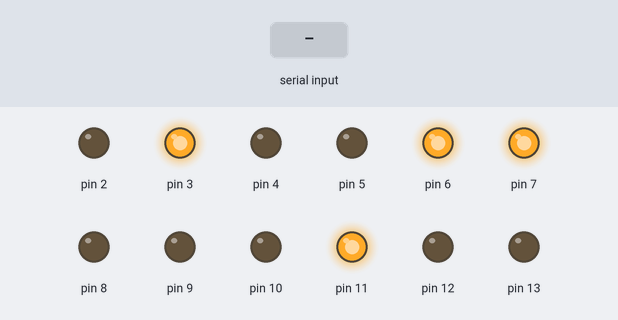
Recording of a sketch running on a simulated Arduino Uno, built with avr-gcc and run on an emulated ATmega328P. On the bench: output pins drawn as LEDs (lit = HIGH). Inputs (shaded band) come from the test bench. What the sketch prints to the serial monitor is not drawn.

Above: at 1.4 s.
At 7.5 s:
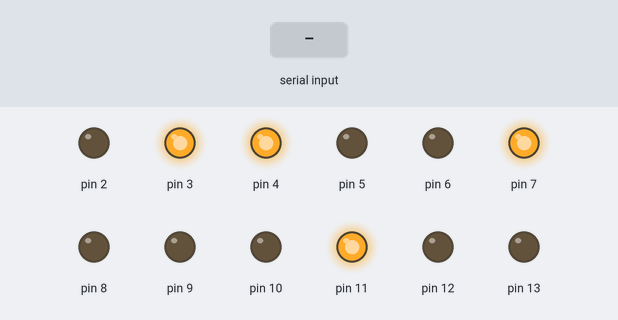
At 12.0 s:
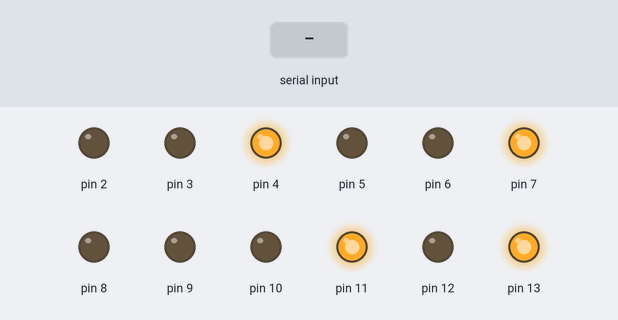
12.1 s: "1" received over Serial
13.6 s: byte 255 (0xff) received over Serial
Timing chart, 0 to 16.6 s (numbered marks = the images above; inputs shaded):
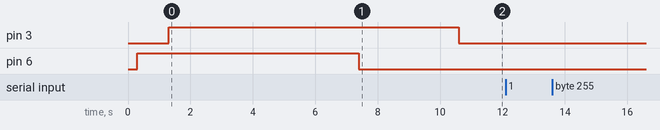

The sketch:

Robot_new.ino
```cpp
#include "Robot.h"

//Claw rightClaw(12, 11, 9, 13, 6, 7);
//Claw leftClaw(3, 10, 4, 5, 8, 2);

/**
Digital:
2->4
3->5
4->8
5->9
6->3
7->13
8->6
9->10
10->7
11->11
12->12
13->2
Analog:
0->1
1->0
**/

Robot roborubik;

int rightClawOptions[6] = {12, 11, 10, 2, 3, 13};
int leftClawOptions[6] = {5, 7, 8, 9, 6, 4};


//int leftClawOptions[6] = {5, 7, 8, 9, 6, 4};
//int rightClawOptions[6] = {12, 11, 10, 13, 3, 2};

int analogInput[2] = {0, 1}; // -- Analog input
boolean done = false;
char newChar;

void setup()
{

  Serial.begin (9600);

  roborubik.inicialize(leftClawOptions , rightClawOptions);

  roborubik.openLeftClaw();
  roborubik.openRightClaw();
  // Wait for the cube
  delay(5000);
  roborubik.closeLeftClaw();
  delay(3000);
  roborubik.closeRightClaw();

}

void loop()
{

      while(!Serial.available()) {}
     newChar = Serial.read();
     Serial.print(newChar);


    if(roborubik.getError())
    {
//     roborubik.openLeftClaw();
//     roborubik.openRightClaw();
//     Serial.println('E');
//     break;
    }
    switch(newChar)
    {
      case (RIGHT|UP90):
        roborubik.moveRightClaw90Up();
        break;
      case (RIGHT|DOWN90):
        roborubik.moveRightClaw90Down();
        break;
      case (LEFT|UP90):
        roborubik.moveLeftClaw90Up();
        break;
      case (LEFT|DOWN90):
        roborubik.moveLeftClaw90Down();
        break;
      case (LEFT|TOGGLE):
        roborubik.negLeftClaw();
        break;
      case (RIGHT|TOGGLE):
        roborubik.negRightClaw();
        break;
      case 0xff:
      default:
      roborubik.negRightClaw();
      roborubik.negRightClaw();
      roborubik.negRightClaw();
      roborubik.negRightClaw();
        //Serial.print("err");
        // nothing
    }


}
```

Claw.cpp
```cpp
#include "Claw.h"

// ruan say: geralmente se deixa as definições de constantes no .h, mas whatever
/** Rotate speed  **/
const int ROTATE_FAST_SPEED = 300;
const int ROTATE_SPEED = 300;

/** Open-close claw speed **/
const int OPEN_CLOSE_TIME = 200;

/**

int rele1 = 8;
int rele2 = 2;
int rele3 = 6;
int rele4 = 7;
int esq1 = 4;
int esq2 = 5;
int esq3 = 3;
int esq4 = 10;
int dir1 = 12;
int dir2 = 11;
int dir3 = 9;
int dir4 = 13;

**/

// << Constructor >>
Claw::Claw(int position1, int position2, int position3, int position4, int open, int close)
{
    inicialize(position1, position2, position3, position4, open, close);
}


// << Destructor >>
Claw::~Claw() {}

Claw::Claw() {}


void Claw::inicialize(int position1, int position2, int position3, int position4, int open, int close)
{
    this->_position1 = position1;
    this->_position2 = position2;
    this->_position3 = position3;
    this->_position4 = position4;
    this->_open = open;
    this->_close = close;

    pinMode(this->_position1, OUTPUT);
    pinMode(this->_position2, OUTPUT);
    pinMode(this->_position3, OUTPUT);
    pinMode(this->_position4, OUTPUT);
    pinMode(this->_open, OUTPUT);
    pinMode(this->_close, OUTPUT);

    //setPosition(2);
    moveToPosition2();
    openClaw();

    /** Wait the cube **/
    delay(500);

}


int Claw::getPosition()
{
    return this->position;
}

int Claw::getOpen()
{
    return this->open;
}

void Claw::setPosition(int newPosition)
{
    this->position = newPosition;
}

void Claw::negOpen()
{
    if(getOpen() == true)
        openClaw();
    else
        closeClaw();

}

void Claw::openClaw()
{
    digitalWrite(this->_open, HIGH);
    digitalWrite(this->_close, LOW);
    delay(OPEN_CLOSE_TIME);

    this->open = true;
}

void Claw::closeClaw()
{
    digitalWrite(this->_open,LOW);
    digitalWrite(this->_close,HIGH);
    delay(OPEN_CLOSE_TIME);

    this->open = false;
}

void Claw::setOpen(bool open)
{
    this->open = open;
}


void Claw::moveToPosition1()
{
    digitalWrite(this->_position1, HIGH);
    digitalWrite(this->_position2, LOW);
    digitalWrite(this->_position3, LOW);
    digitalWrite(this->_position4, LOW);

    setPosition(1);

    delay(ROTATE_SPEED);
}

void Claw::moveToPosition2()
{
    digitalWrite(this->_position1, LOW);
    digitalWrite(this->_position2, HIGH);
    digitalWrite(this->_position3, LOW);
    digitalWrite(this->_position4, LOW);

    setPosition(2);

    delay(ROTATE_SPEED);

}

void Claw::moveToPosition3()
{
    digitalWrite(this->_position1, LOW);
    digitalWrite(this->_position2, LOW);
    digitalWrite(this->_position3, HIGH);
    digitalWrite(this->_position4, LOW);

    setPosition(3);

    delay(ROTATE_SPEED);
}

void Claw::moveToPosition4()
{
    digitalWrite(this->_position1, LOW);
    digitalWrite(this->_position2, LOW);
    digitalWrite(this->_position3, LOW);
    digitalWrite(this->_position4, HIGH);

    setPosition(4);

    delay(ROTATE_SPEED);
}

void Claw::move90Up()
{
    switch(getPosition())
    {
        case 2:
          moveToPosition3();
        break;
        case 3:
          moveToPosition4();
        break;
    }
}

void Claw::move90Down()
{
    switch(getPosition())
    {
        case 3:
          moveToPosition2();
        break;
        case 4:
          moveToPosition3();
        break;
    }
}


void Claw::test()
{
  move90Up();


}
```

Claw.h
```cpp
#ifndef CLAW_H
#define CLAW_H

#include <Arduino.h>

class Claw {

    private:

    /**
      Claw state
    **/
    bool open;
    int position;

    /**
      Arduino outputs
    **/
    int _position1;
    int _position2;
    int _position3;
    int _position4;
    int _open;
    int _close;

    // testes (colocar como private)
    public:
    int getPosition();
    int getOpen();

    void setPosition(int newPosition);
    void setOpen(bool open);
    void negOpen();
    void openClaw();
    void closeClaw();

    void move90Up();
    void move90Down();

    void moveToPosition1();
    void moveToPosition2();
    void moveToPosition3();
    void moveToPosition4();
    void inicialize(int position1, int position2, int position3, int position4, int open, int close);
    Claw();
    Claw(int position1, int position2, int position3, int position4, int open, int close);
    ~Claw();
    void test();

};


#endif
```

Robot.cpp
```cpp
#include "Claw.h"
#include "Robot.h"
#include "RobotSerial.h";


// << Constructor >>
Robot::Robot(int leftClawOutputs[6], int rightClawOutputs[6])
{
	this->leftClaw = new Claw();
	this->rightClaw = new Claw();

	inicialize(leftClawOutputs, rightClawOutputs);
}


// << Destructor >>
Robot::~Robot() {}

Robot::Robot()
{
	this->leftClaw = new Claw();
	this->rightClaw = new Claw();
        this->serial = new RobotSerial();
        this->error = false;
}


void Robot::inicialize(int leftClawOutputs[6], int rightClawOutputs[6])
{

	leftClaw->inicialize(leftClawOutputs[0],
			    leftClawOutputs[1],
			    leftClawOutputs[2],
			    leftClawOutputs[3],
			    leftClawOutputs[4],
			    leftClawOutputs[5]);

	rightClaw->inicialize(rightClawOutputs[0],
			    rightClawOutputs[1],
			    rightClawOutputs[2],
			    rightClawOutputs[3],
			    rightClawOutputs[4],
			    rightClawOutputs[5]);

}

Claw * Robot::getRightClaw()
{
    return this->rightClaw;
}

Claw * Robot::getLeftClaw()
{
    return this->leftClaw;
}

RobotSerial * Robot::getSerial()
{
   return this->serial;
}

boolean Robot::getError()
{
    return this->error;
}

// If a claw is in position 3, it's impossible move the other.

void Robot::moveRightClaw90Up()
{

  if(getLeftClaw()->getPosition() != 3)
    getRightClaw()->move90Up();
  else
    this->error = true;
}

void Robot::moveRightClaw90Down()
{

  if(getLeftClaw()->getPosition() != 3)
    getRightClaw()->move90Down();
  else
    this->error = true;

}

void Robot::moveLeftClaw90Up()
{

  if(getRightClaw()->getPosition() != 3)
    getLeftClaw()->move90Up();
  else
    this->error = true;

}

void Robot::moveLeftClaw90Down()
{

  if(getRightClaw()->getPosition() != 3)
    getLeftClaw()->move90Down();
  else
    this->error = true;

}


void Robot::openLeftClaw()
{
  leftClaw->openClaw();
}

void Robot::closeLeftClaw()
{
  leftClaw->closeClaw();
}

void Robot::negLeftClaw()
{
 leftClaw->negOpen();
}

void Robot::openRightClaw()
{
  rightClaw->openClaw();
}

void Robot::closeRightClaw()
{
  rightClaw->closeClaw();
}

void Robot::negRightClaw()
{
  rightClaw->negOpen();
}
```

Robot.h
```cpp
#ifndef ROBOT_H
#define ROBOT_H

	enum Moviment	//definindo algumas enuns para enviar dados para o arduino
	{
		UP90 = 0x02,
		DOWN90 = 0x04,
		TOGGLE = 0x06,
	};

	enum Claws
	{
		RIGHT = 0x00,
		LEFT = 0x01
	};


#include <Arduino.h>
#include "Claw.h"
#include "RobotSerial.h"

class Robot {

    private:

    /**
      Claws
    **/
    Claw * leftClaw;
    Claw * rightClaw;

    RobotSerial * serial;
    boolean error;

    // testes (colocar como private)
    public:
    Claw * getRightClaw();
    Claw * getLeftClaw();
    RobotSerial * getSerial();
    boolean getError();

    void moveRightClaw90Up();
    void moveRightClaw90Down();
    void moveLeftClaw90Up();
    void moveLeftClaw90Down();

    void openLeftClaw();
    void closeLeftClaw();
    void negLeftClaw();
    void openRightClaw();
    void closeRightClaw();
    void negRightClaw();


    void inicialize(int leftClawOutputs[6], int rightClawOutputs[6]);
    Robot();
    Robot(int leftClawOutputs[6], int rightClawOutputs[6]);
    ~Robot();

};


#endif
```

RobotSerial.cpp
```cpp
#include "RobotSerial.h"

//Constructor
RobotSerial::RobotSerial() {}
//Destructor
RobotSerial::~RobotSerial() {}

void RobotSerial::receiveData()
{
  while(!Serial.available()) {}
     this->newChar = Serial.read();
     switch (newChar) //only valid data will be processed
        {
          default:
            buffer += newChar;
        }
}

char RobotSerial::getInput()
{
  if (buffer.length() > 0)
  {
    this->lastInput =  buffer.charAt(0);
    this->buffer = buffer.substring(1,buffer.length());
    return lastInput;
  }
}

void RobotSerial::printBuffer()
{
  Serial.println(buffer);
}
```

RobotSerial.h
```cpp
#ifndef CLASSE_SERIAL_H
#define CLASSE_SERIAL_H

#include <Arduino.h>

class RobotSerial
{
  private:
    char lastInput, newChar;
    String buffer;

  public:
    RobotSerial();
    ~RobotSerial();
    void receiveData();
    char getInput();
    void printBuffer();

};

#endif
```

Measured:
- after the input at 12.1 s, every drawn part: stays the same
- after the input at 13.6 s, every drawn part: stays the same
